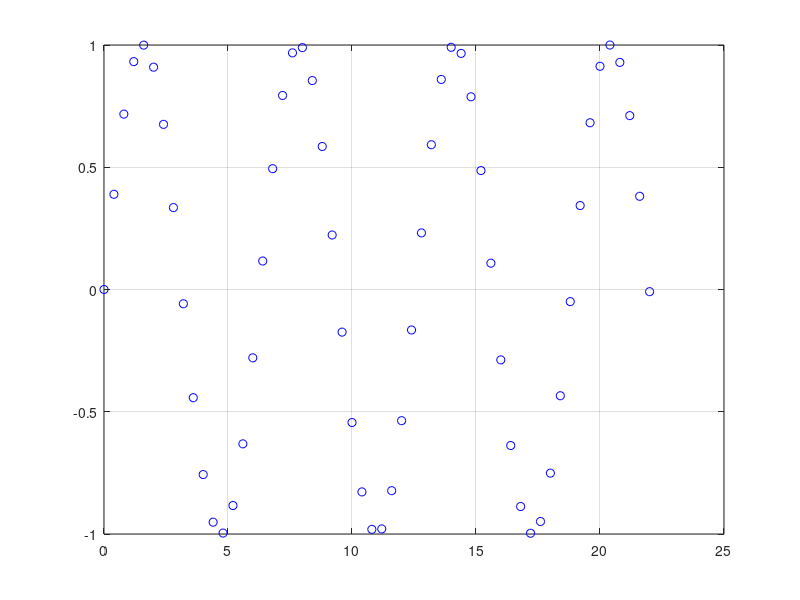
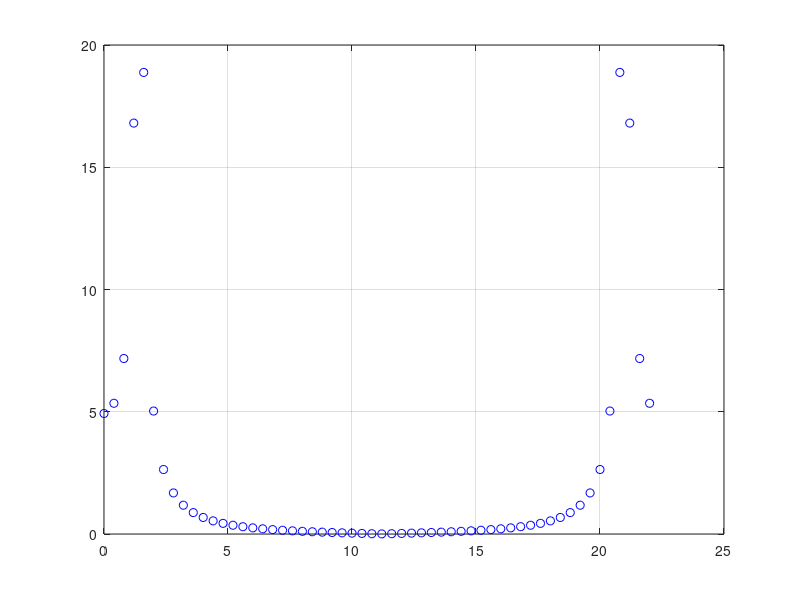
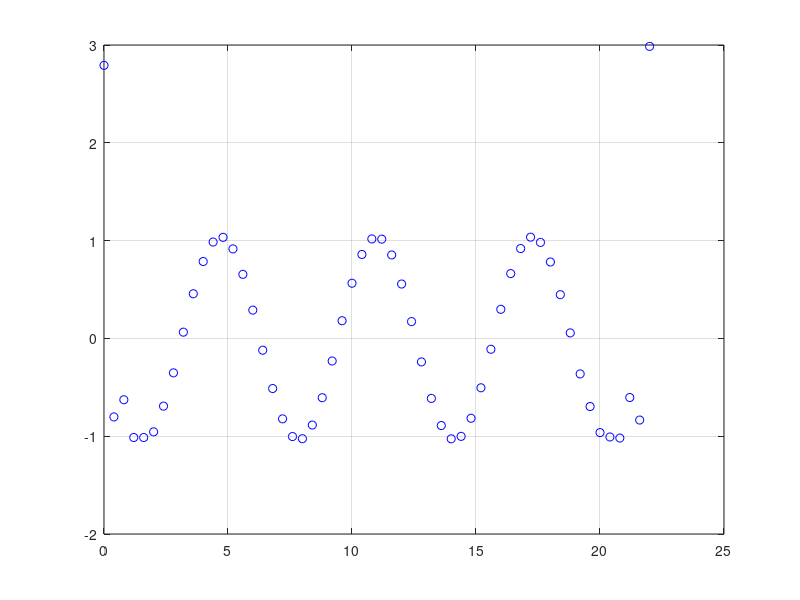

Source code (MATLAB) for these figures, in order:
% clc;
% t = [0; 1; 2; 3; 4; 5; 6; 7; 8];
% X = [10; 9; 8; 11; 13; 5; 4; 3; 2];
% 
% pp1=spline(t,X);
% [breaks,coefs, ~, ~, ~]=unmkpp(pp1);
% pp2 = mkpp(breaks,coefs);
% 
% tt=(linspace(-1,9,1000))';
% 
% xData=t;
% yData=X;
% ordDeriv=1;
% xDeriv=tt;
% figr=2;
% yDeriv=ZDerivativeSpline(xData, yData, ordDeriv, xDeriv, figr);
% 
% figure(1);
% clf;
% hold on;
% plot(xDeriv, yDeriv, 'r');
% yDeriv2 = ZDerivativeASimple(xData, yData, ordDeriv, xDeriv);
% plot(xDeriv, yDeriv2, 'b');
% yDeriv3 = ZDerivativeFourier(xData, yData, ordDeriv, figr);
% plot(xData, yDeriv3, 'go');
% grid on;
% 
% % plot(xDeriv, 3*power(xDeriv,2) - 2*power(xDeriv,1) - 1 , 'b');
% % plot(xDeriv, 4*power(xDeriv,3) - 3*power(xDeriv,3) - 2*power(xDeriv,2) - 1, 'b');
% % breaks = [-20 0 1 inf];
% % coefs = [-1 0;0 5;1 0];
% % pp = mkpp(breaks,coefs);
% % clf;
% % plot([tt],ppval(pp,[tt]))
% % grid on;

% % % % % % % % % x = [0;0.4;0.8;1.2;1.6;2.0;2.4;2.8;3.2;3.6;4.0;4.4;4.8;5.2];
% % % % % % % % % x = [x;x+5.6];
% % % % % % % % % x = [x;x+max(x)+0.4];
% % % % % % % % % x=x(1:end-1);
% % % % % % % % % % y=power(x,2)/2;
% % % % % % % % % y=sin(x);
% % % % % % % % % figure(1);clf;
% % % % % % % % % plot(x,y,'bo');grid on;
% % % % % % % % % Y = fft(y);
% % % % % % % % % figure(2);clf;
% % % % % % % % % plot(x,abs(Y),'bo');grid on;
% % % % % % % % % n=length(x);
% ftdiff = (-2*pi*1i/n)*(0:n/2-1)';
% ftdiff = [ftdiff;(flipud(ftdiff))];
% nx = length(x);
% hx = ceil(nx/2)-1;
% ftdiff = ((2i*pi/nx)*(0:hx))';
% ftdiff(nx:-1:nx-hx+1) = -ftdiff(2:hx+1);
% YDeriv = Y.*ftdiff;
% yDeriv = ifft(YDeriv)/0.4;

%%%%%%%%%%%%%%%%%%%%%%%%%%%%%%%%%%%%%%%
% N=length(x);
% L = max(x)-min(x);
% Y = fft(y)
% nx = length(x);
% hx = ceil(nx/2)-1;
% ftdiff = (0:hx)';
% ftdiff(nx:-1:nx-hx+1) = -ftdiff(2:hx+1)
% M = [0:(N/2-1) 0 (1-N/2):(-1)]';
% k = 2*pi*M/L;
% yDeriv = real(ifft(1i*k.*Y))
% figure(3);clf;
% plot(x,yDeriv,'bo');grid on;
%%%%%%%%%%%%%%%%%%%%%%%%%%%%%%%%%%%%%%%
x = [0;0.4;0.8;1.2;1.6;2.0;2.4;2.8;3.2;3.6;4.0;4.4;4.8;5.2];
x = [x;x+5.6];
x = [x;x+max(x)+0.4;max(x)+0.8];
x=x(1:end-1);
% y=power(x,2)/2;
y=sin(x);
figure(1);clf;
plot(x,y,'bo');grid on;
Y = fft(y);
figure(2);clf;
plot(x,abs(Y),'bo');grid on;
n=length(x);
N=length(x);
L = max(x)-min(x);
Y = fft(y)
N = length(x);
% hx = ceil(N/2)-1;
% M = (0:hx)';
% M(N:-1:N-hx+1) = -M(2:hx+1);
M = (0:N-1)';
M(ceil(N/2) + 1:end) = M(ceil(N/2)+1:end) - N

k = 2*pi*M/L;
yDeriv = real(ifft(1i*k.*Y))
yDerivDeriv = real(ifft((1i*k.*Y).*k*1i));
figure(3);clf;
plot(x,yDerivDeriv,'bo');grid on;

